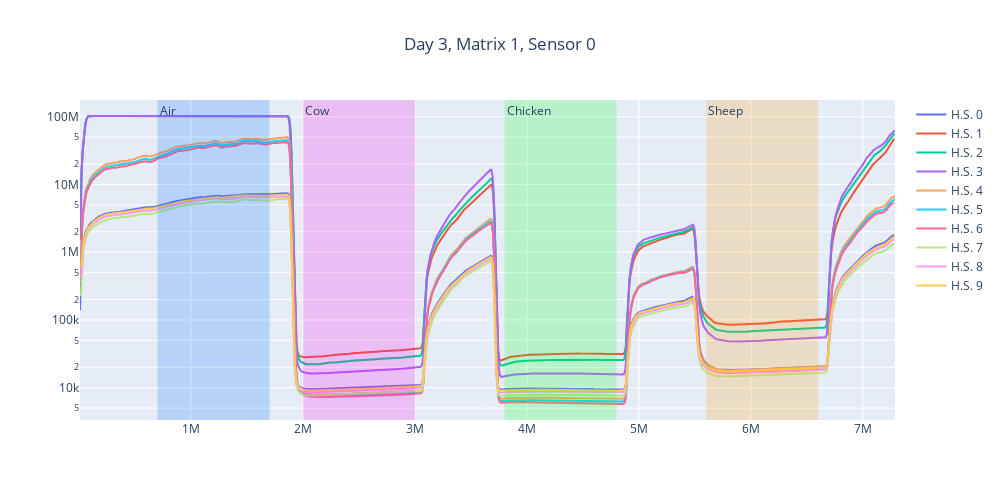
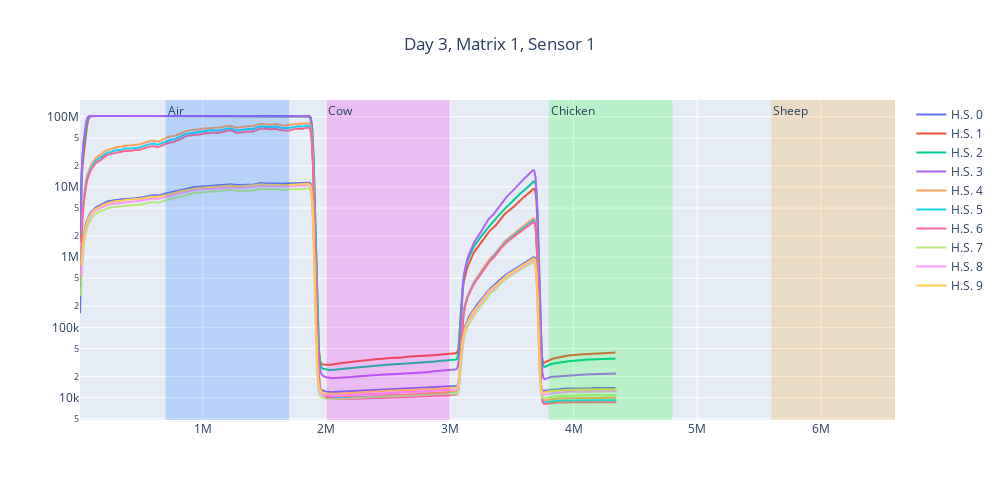
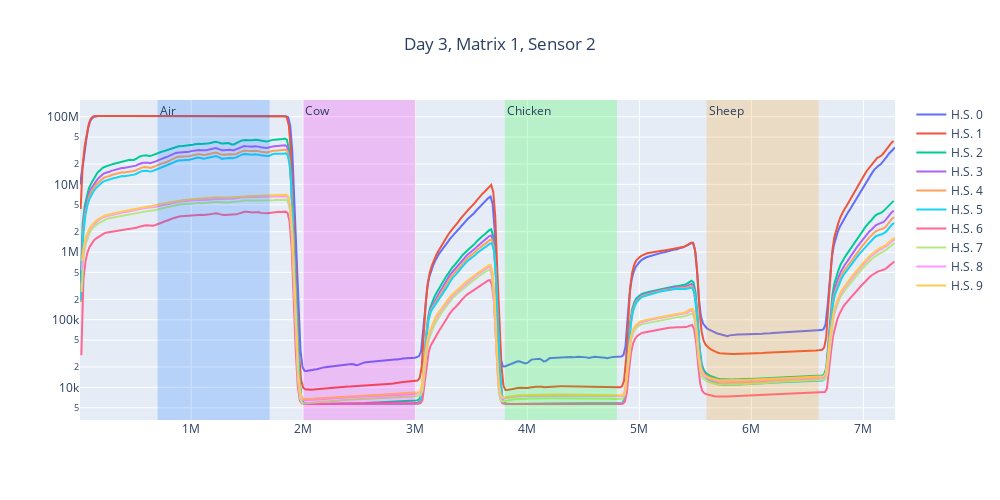
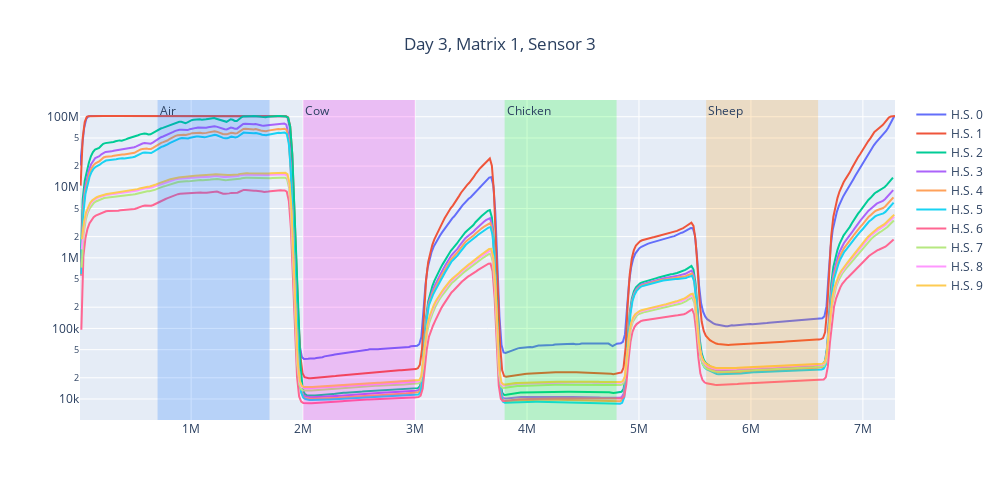

Notebook code for these charts, in order:
### Code cell
for sensor in range(8):
    plot_data_arr(sensor_data, 3, 1, sensor, sensor_labels)

### Figure 1 — Plotly figure (JSON) as saved in the notebook; plotly's stock layout.template omitted (floating-point values rounded to 4 significant figures; data arrays with more than 128 entries replaced by an {"elided": "..."} marker saying what was removed)
{"data": [{"mode": "lines", "name": "H.S. 0", "type": "scatter", "x": {"elided": "671 int values"}, "y": {"elided": "671 float values"}}, {"mode": "lines", "name": "H.S. 1", "type": "scatter", "x": {"elided": "671 int values"}, "y": {"elided": "671 float values"}}, {"mode": "lines", "name": "H.S. 2", "type": "scatter", "x": {"elided": "671 int values"}, "y": {"elided": "671 float values"}}, {"mode": "lines", "name": "H.S. 3", "type": "scatter", "x": {"elided": "671 int values"}, "y": {"elided": "671 float values"}}, {"mode": "lines", "name": "H.S. 4", "type": "scatter", "x": {"elided": "671 int values"}, "y": {"elided": "671 float values"}}, {"mode": "lines", "name": "H.S. 5", "type": "scatter", "x": {"elided": "671 int values"}, "y": {"elided": "671 float values"}}, {"mode": "lines", "name": "H.S. 6", "type": "scatter", "x": {"elided": "670 int values"}, "y": {"elided": "670 float values"}}, {"mode": "lines", "name": "H.S. 7", "type": "scatter", "x": {"elided": "670 int values"}, "y": {"elided": "670 float values"}}, {"mode": "lines", "name": "H.S. 8", "type": "scatter", "x": {"elided": "670 int values"}, "y": {"elided": "670 float values"}}, {"mode": "lines", "name": "H.S. 9", "type": "scatter", "x": {"elided": "670 int values"}, "y": {"elided": "670 float values"}}], "layout": {"annotations": [{"showarrow": false, "text": "Air", "x": 700000, "xanchor": "left", "xref": "x", "y": 1, "yanchor": "top", "yref": "y domain"}, {"showarrow": false, "text": "Cow", "x": 2000000, "xanchor": "left", "xref": "x", "y": 1, "yanchor": "top", "yref": "y domain"}, {"showarrow": false, "text": "Chicken", "x": 3800000, "xanchor": "left", "xref": "x", "y": 1, "yanchor": "top", "yref": "y domain"}, {"showarrow": false, "text": "Sheep", "x": 5600000, "xanchor": "left", "xref": "x", "y": 1, "yanchor": "top", "yref": "y domain"}], "height": 500, "shapes": [{"fillcolor": "#006BFF", "line": {"width": 0}, "opacity": 0.2, "type": "rect", "x0": 700000, "x1": 1700000, "xref": "x", "y0": 0, "y1": 1, "yref": "y domain"}, {"fillcolor": "#FF00EB", "line": {"width": 0}, "opacity": 0.2, "type": "rect", "x0": 2000000, "x1": 3000000, "xref": "x", "y0": 0, "y1": 1, "yref": "y domain"}, {"fillcolor": "#00FF14", "line": {"width": 0}, "opacity": 0.2, "type": "rect", "x0": 3800000, "x1": 4800000, "xref": "x", "y0": 0, "y1": 1, "yref": "y domain"}, {"fillcolor": "#FF9400", "line": {"width": 0}, "opacity": 0.2, "type": "rect", "x0": 5600000, "x1": 6600000, "xref": "x", "y0": 0, "y1": 1, "yref": "y domain"}], "title": {"text": "Day 3, Matrix 1, Sensor 0", "x": 0.5}, "width": 1000, "yaxis": {"type": "log"}}}

### Figure 2 — Plotly figure (JSON) as saved in the notebook; plotly's stock layout.template omitted (floating-point values rounded to 4 significant figures; data arrays with more than 128 entries replaced by an {"elided": "..."} marker saying what was removed)
{"data": [{"mode": "lines", "name": "H.S. 0", "type": "scatter", "x": {"elided": "400 int values"}, "y": {"elided": "400 float values"}}, {"mode": "lines", "name": "H.S. 1", "type": "scatter", "x": {"elided": "400 int values"}, "y": {"elided": "400 float values"}}, {"mode": "lines", "name": "H.S. 2", "type": "scatter", "x": {"elided": "400 int values"}, "y": {"elided": "400 float values"}}, {"mode": "lines", "name": "H.S. 3", "type": "scatter", "x": {"elided": "400 int values"}, "y": {"elided": "400 float values"}}, {"mode": "lines", "name": "H.S. 4", "type": "scatter", "x": {"elided": "400 int values"}, "y": {"elided": "400 float values"}}, {"mode": "lines", "name": "H.S. 5", "type": "scatter", "x": {"elided": "400 int values"}, "y": {"elided": "400 float values"}}, {"mode": "lines", "name": "H.S. 6", "type": "scatter", "x": {"elided": "400 int values"}, "y": {"elided": "400 float values"}}, {"mode": "lines", "name": "H.S. 7", "type": "scatter", "x": {"elided": "400 int values"}, "y": {"elided": "400 float values"}}, {"mode": "lines", "name": "H.S. 8", "type": "scatter", "x": {"elided": "400 int values"}, "y": {"elided": "400 float values"}}, {"mode": "lines", "name": "H.S. 9", "type": "scatter", "x": {"elided": "400 int values"}, "y": {"elided": "400 float values"}}], "layout": {"annotations": [{"showarrow": false, "text": "Air", "x": 700000, "xanchor": "left", "xref": "x", "y": 1, "yanchor": "top", "yref": "y domain"}, {"showarrow": false, "text": "Cow", "x": 2000000, "xanchor": "left", "xref": "x", "y": 1, "yanchor": "top", "yref": "y domain"}, {"showarrow": false, "text": "Chicken", "x": 3800000, "xanchor": "left", "xref": "x", "y": 1, "yanchor": "top", "yref": "y domain"}, {"showarrow": false, "text": "Sheep", "x": 5600000, "xanchor": "left", "xref": "x", "y": 1, "yanchor": "top", "yref": "y domain"}], "height": 500, "shapes": [{"fillcolor": "#006BFF", "line": {"width": 0}, "opacity": 0.2, "type": "rect", "x0": 700000, "x1": 1700000, "xref": "x", "y0": 0, "y1": 1, "yref": "y domain"}, {"fillcolor": "#FF00EB", "line": {"width": 0}, "opacity": 0.2, "type": "rect", "x0": 2000000, "x1": 3000000, "xref": "x", "y0": 0, "y1": 1, "yref": "y domain"}, {"fillcolor": "#00FF14", "line": {"width": 0}, "opacity": 0.2, "type": "rect", "x0": 3800000, "x1": 4800000, "xref": "x", "y0": 0, "y1": 1, "yref": "y domain"}, {"fillcolor": "#FF9400", "line": {"width": 0}, "opacity": 0.2, "type": "rect", "x0": 5600000, "x1": 6600000, "xref": "x", "y0": 0, "y1": 1, "yref": "y domain"}], "title": {"text": "Day 3, Matrix 1, Sensor 1", "x": 0.5}, "width": 1000, "yaxis": {"type": "log"}}}

### Figure 3 — Plotly figure (JSON) as saved in the notebook; plotly's stock layout.template omitted (floating-point values rounded to 4 significant figures; data arrays with more than 128 entries replaced by an {"elided": "..."} marker saying what was removed)
{"data": [{"mode": "lines", "name": "H.S. 0", "type": "scatter", "x": {"elided": "400 int values"}, "y": {"elided": "400 float values"}}, {"mode": "lines", "name": "H.S. 1", "type": "scatter", "x": {"elided": "399 int values"}, "y": {"elided": "399 float values"}}, {"mode": "lines", "name": "H.S. 2", "type": "scatter", "x": {"elided": "399 int values"}, "y": {"elided": "399 float values"}}, {"mode": "lines", "name": "H.S. 3", "type": "scatter", "x": {"elided": "399 int values"}, "y": {"elided": "399 float values"}}, {"mode": "lines", "name": "H.S. 4", "type": "scatter", "x": {"elided": "399 int values"}, "y": {"elided": "399 float values"}}, {"mode": "lines", "name": "H.S. 5", "type": "scatter", "x": {"elided": "399 int values"}, "y": {"elided": "399 float values"}}, {"mode": "lines", "name": "H.S. 6", "type": "scatter", "x": {"elided": "399 int values"}, "y": {"elided": "399 float values"}}, {"mode": "lines", "name": "H.S. 7", "type": "scatter", "x": {"elided": "399 int values"}, "y": {"elided": "399 float values"}}, {"mode": "lines", "name": "H.S. 8", "type": "scatter", "x": {"elided": "399 int values"}, "y": {"elided": "399 float values"}}, {"mode": "lines", "name": "H.S. 9", "type": "scatter", "x": {"elided": "399 int values"}, "y": {"elided": "399 float values"}}], "layout": {"annotations": [{"showarrow": false, "text": "Air", "x": 700000, "xanchor": "left", "xref": "x", "y": 1, "yanchor": "top", "yref": "y domain"}, {"showarrow": false, "text": "Cow", "x": 2000000, "xanchor": "left", "xref": "x", "y": 1, "yanchor": "top", "yref": "y domain"}, {"showarrow": false, "text": "Chicken", "x": 3800000, "xanchor": "left", "xref": "x", "y": 1, "yanchor": "top", "yref": "y domain"}, {"showarrow": false, "text": "Sheep", "x": 5600000, "xanchor": "left", "xref": "x", "y": 1, "yanchor": "top", "yref": "y domain"}], "height": 500, "shapes": [{"fillcolor": "#006BFF", "line": {"width": 0}, "opacity": 0.2, "type": "rect", "x0": 700000, "x1": 1700000, "xref": "x", "y0": 0, "y1": 1, "yref": "y domain"}, {"fillcolor": "#FF00EB", "line": {"width": 0}, "opacity": 0.2, "type": "rect", "x0": 2000000, "x1": 3000000, "xref": "x", "y0": 0, "y1": 1, "yref": "y domain"}, {"fillcolor": "#00FF14", "line": {"width": 0}, "opacity": 0.2, "type": "rect", "x0": 3800000, "x1": 4800000, "xref": "x", "y0": 0, "y1": 1, "yref": "y domain"}, {"fillcolor": "#FF9400", "line": {"width": 0}, "opacity": 0.2, "type": "rect", "x0": 5600000, "x1": 6600000, "xref": "x", "y0": 0, "y1": 1, "yref": "y domain"}], "title": {"text": "Day 3, Matrix 1, Sensor 2", "x": 0.5}, "width": 1000, "yaxis": {"type": "log"}}}

### Figure 4 — Plotly figure (JSON) as saved in the notebook; plotly's stock layout.template omitted (floating-point values rounded to 4 significant figures; data arrays with more than 128 entries replaced by an {"elided": "..."} marker saying what was removed)
{"data": [{"mode": "lines", "name": "H.S. 0", "type": "scatter", "x": {"elided": "397 int values"}, "y": {"elided": "397 float values"}}, {"mode": "lines", "name": "H.S. 1", "type": "scatter", "x": {"elided": "397 int values"}, "y": {"elided": "397 float values"}}, {"mode": "lines", "name": "H.S. 2", "type": "scatter", "x": {"elided": "396 int values"}, "y": {"elided": "396 float values"}}, {"mode": "lines", "name": "H.S. 3", "type": "scatter", "x": {"elided": "396 int values"}, "y": {"elided": "396 float values"}}, {"mode": "lines", "name": "H.S. 4", "type": "scatter", "x": {"elided": "396 int values"}, "y": {"elided": "396 float values"}}, {"mode": "lines", "name": "H.S. 5", "type": "scatter", "x": {"elided": "396 int values"}, "y": {"elided": "396 float values"}}, {"mode": "lines", "name": "H.S. 6", "type": "scatter", "x": {"elided": "396 int values"}, "y": {"elided": "396 float values"}}, {"mode": "lines", "name": "H.S. 7", "type": "scatter", "x": {"elided": "396 int values"}, "y": {"elided": "396 float values"}}, {"mode": "lines", "name": "H.S. 8", "type": "scatter", "x": {"elided": "396 int values"}, "y": {"elided": "396 float values"}}, {"mode": "lines", "name": "H.S. 9", "type": "scatter", "x": {"elided": "396 int values"}, "y": {"elided": "396 float values"}}], "layout": {"annotations": [{"showarrow": false, "text": "Air", "x": 700000, "xanchor": "left", "xref": "x", "y": 1, "yanchor": "top", "yref": "y domain"}, {"showarrow": false, "text": "Cow", "x": 2000000, "xanchor": "left", "xref": "x", "y": 1, "yanchor": "top", "yref": "y domain"}, {"showarrow": false, "text": "Chicken", "x": 3800000, "xanchor": "left", "xref": "x", "y": 1, "yanchor": "top", "yref": "y domain"}, {"showarrow": false, "text": "Sheep", "x": 5600000, "xanchor": "left", "xref": "x", "y": 1, "yanchor": "top", "yref": "y domain"}], "height": 500, "shapes": [{"fillcolor": "#006BFF", "line": {"width": 0}, "opacity": 0.2, "type": "rect", "x0": 700000, "x1": 1700000, "xref": "x", "y0": 0, "y1": 1, "yref": "y domain"}, {"fillcolor": "#FF00EB", "line": {"width": 0}, "opacity": 0.2, "type": "rect", "x0": 2000000, "x1": 3000000, "xref": "x", "y0": 0, "y1": 1, "yref": "y domain"}, {"fillcolor": "#00FF14", "line": {"width": 0}, "opacity": 0.2, "type": "rect", "x0": 3800000, "x1": 4800000, "xref": "x", "y0": 0, "y1": 1, "yref": "y domain"}, {"fillcolor": "#FF9400", "line": {"width": 0}, "opacity": 0.2, "type": "rect", "x0": 5600000, "x1": 6600000, "xref": "x", "y0": 0, "y1": 1, "yref": "y domain"}], "title": {"text": "Day 3, Matrix 1, Sensor 3", "x": 0.5}, "width": 1000, "yaxis": {"type": "log"}}}
